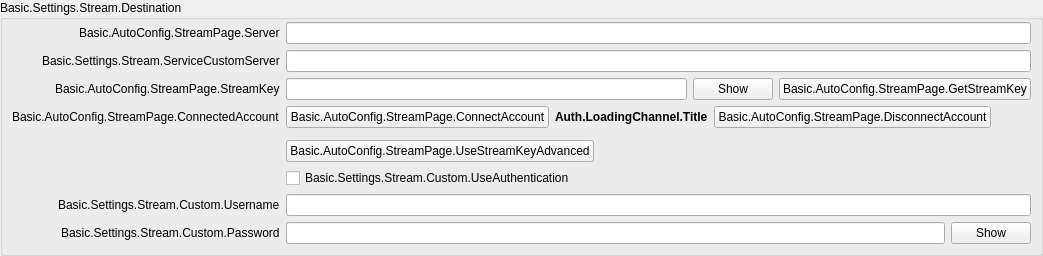
               <widget class="QGroupBox" name="destinationGroupBox">
                <property name="title">
                 <string>Basic.Settings.Stream.Destination</string>
                </property>
                <layout class="QFormLayout" name="destinationLayout">
                 <property name="fieldGrowthPolicy">
                  <enum>QFormLayout::AllNonFixedFieldsGrow</enum>
                 </property>
                 <property name="labelAlignment">
                  <set>Qt::AlignRight|Qt::AlignTrailing|Qt::AlignVCenter</set>
                 </property>
                 <property name="leftMargin">
                  <number>9</number>
                 </property>
                 <property name="topMargin">
                  <number>2</number>
                 </property>
                 <property name="rightMargin">
                  <number>9</number>
                 </property>
                 <property name="bottomMargin">
                  <number>9</number>
                 </property>
                 <item row="0" column="0">
                  <widget class="QLabel" name="serverLabel">
                   <property name="text">
                    <string>Basic.AutoConfig.StreamPage.Server</string>
                   </property>
                  </widget>
                 </item>
                 <item row="0" column="1">
                  <widget class="QStackedWidget" name="serverStackedWidget">
                   <property name="sizePolicy">
                    <sizepolicy hsizetype="Preferred" vsizetype="Maximum">
                     <horstretch>0</horstretch>
                     <verstretch>0</verstretch>
                    </sizepolicy>
                   </property>
                   <property name="currentIndex">
                    <number>1</number>
                   </property>
                   <widget class="QWidget" name="servicePage">
                    <layout class="QHBoxLayout" name="horizontalLayout_21">
                     <property name="leftMargin">
                      <number>0</number>
                     </property>
                     <property name="topMargin">
                      <number>0</number>
                     </property>
                     <property name="rightMargin">
                      <number>0</number>
                     </property>
                     <property name="bottomMargin">
                      <number>0</number>
                     </property>
                     <item>
                      <widget class="QComboBox" name="server"/>
                     </item>
                    </layout>
                   </widget>
                   <widget class="QWidget" name="customPage">
                    <layout class="QHBoxLayout" name="horizontalLayout_22">
                     <property name="leftMargin">
                      <number>0</number>
                     </property>
                     <property name="topMargin">
                      <number>0</number>
                     </property>
                     <property name="rightMargin">
                      <number>0</number>
                     </property>
                     <property name="bottomMargin">
                      <number>0</number>
                     </property>
                     <item>
                      <widget class="QLineEdit" name="customServer"/>
                     </item>
                    </layout>
                   </widget>
                  </widget>
                 </item>
                 <item row="1" column="0">
                  <widget class="QLabel" name="serviceCustomServerLabel">
                   <property name="text">
                    <string>Basic.Settings.Stream.ServiceCustomServer</string>
                   </property>
                   <property name="buddy">
                    <cstring>serviceCustomServer</cstring>
                   </property>
                  </widget>
                 </item>
                 <item row="1" column="1">
                  <widget class="QLineEdit" name="serviceCustomServer"/>
                 </item>
                 <item row="2" column="0">
                  <widget class="QLabel" name="streamKeyLabel">
                   <property name="text">
                    <string>Basic.AutoConfig.StreamPage.StreamKey</string>
                   </property>
                   <property name="openExternalLinks">
                    <bool>true</bool>
                   </property>
                   <property name="buddy">
                    <cstring>key</cstring>
                   </property>
                  </widget>
                 </item>
                 <item row="2" column="1">
                  <widget class="QFrame" name="streamKeyWidget">
                   <layout class="QHBoxLayout" name="horizontalLayout_11">
                    <property name="leftMargin">
                     <number>0</number>
                    </property>
                    <property name="topMargin">
                     <number>0</number>
                    </property>
                    <property name="rightMargin">
                     <number>0</number>
                    </property>
                    <property name="bottomMargin">
                     <number>0</number>
                    </property>
                    <item>
                     <widget class="QLineEdit" name="key">
                      <property name="inputMask">
                       <string notr="true"/>
                      </property>
                      <property name="text">
                       <string notr="true"/>
                      </property>
                      <property name="echoMode">
                       <enum>QLineEdit::Password</enum>
                      </property>
                     </widget>
                    </item>
                    <item>
                     <widget class="QPushButton" name="show">
                      <property name="text">
                       <string>Show</string>
                      </property>
                     </widget>
                    </item>
                    <item>
                     <widget class="UrlPushButton" name="getStreamKeyButton">
                      <property name="toolTip">
                       <string/>
                      </property>
                      <property name="toolTipDuration">
                       <number>-4</number>
                      </property>
                      <property name="text">
                       <string>Basic.AutoConfig.StreamPage.GetStreamKey</string>
                      </property>
                     </widget>
                    </item>
                   </layout>
                  </widget>
                 </item>
                 <item row="3" column="0">
                  <widget class="QLabel" name="connectedAccountLabel">
                   <property name="text">
                    <string>Basic.AutoConfig.StreamPage.ConnectedAccount</string>
                   </property>
                  </widget>
                 </item>
                 <item row="3" column="1">
                  <layout class="QHBoxLayout" name="horizontalLayout_15">
                   <item>
                    <widget class="QPushButton" name="connectAccount2">
                     <property name="cursor">
                      <cursorShape>PointingHandCursor</cursorShape>
                     </property>
                     <property name="text">
                      <string>Basic.AutoConfig.StreamPage.ConnectAccount</string>
                     </property>
                    </widget>
                   </item>
                   <item>
                    <widget class="QLabel" name="connectedAccountText">
                     <property name="styleSheet">
                      <string notr="true">font-weight: bold</string>
                     </property>
                     <property name="text">
                      <string>Auth.LoadingChannel.Title</string>
                     </property>
                    </widget>
                   </item>
                   <item>
                    <widget class="QPushButton" name="disconnectAccount">
                     <property name="text">
                      <string>Basic.AutoConfig.StreamPage.DisconnectAccount</string>
                     </property>
                    </widget>
                   </item>
                   <item>
                    <spacer name="horizontalSpacer_19">
                     <property name="orientation">
                      <enum>Qt::Horizontal</enum>
                     </property>
                     <property name="sizeHint" stdset="0">
                      <size>
                       <width>40</width>
                       <height>20</height>
                      </size>
                     </property>
                    </spacer>
                   </item>
                  </layout>
                 </item>
                 <item row="4" column="0">
                  <spacer name="horizontalSpacer_18">
                   <property name="orientation">
                    <enum>Qt::Horizontal</enum>
                   </property>
                   <property name="sizeHint" stdset="0">
                    <size>
                     <width>170</width>
                     <height>0</height>
                    </size>
                   </property>
                  </spacer>
                 </item>
                 <item row="5" column="1">
                  <layout class="QHBoxLayout" name="horizontalLayout_28">
                   <item>
                    <widget class="QPushButton" name="useStreamKeyAdv">
                     <property name="text">
                      <string>Basic.AutoConfig.StreamPage.UseStreamKeyAdvanced</string>
                     </property>
                    </widget>
                   </item>
                   <item>
                    <spacer name="horizontalSpacer_28">
                     <property name="orientation">
                      <enum>Qt::Horizontal</enum>
                     </property>
                     <property name="sizeHint" stdset="0">
                      <size>
                       <width>40</width>
                       <height>0</height>
                      </size>
                     </property>
                    </spacer>
                   </item>
                  </layout>
                 </item>
                 <item row="6" column="1">
                  <widget class="QCheckBox" name="useAuth">
                   <property name="text">
                    <string>Basic.Settings.Stream.Custom.UseAuthentication</string>
                   </property>
                  </widget>
                 </item>
                 <item row="7" column="0">
                  <widget class="QLabel" name="authUsernameLabel">
                   <property name="text">
                    <string>Basic.Settings.Stream.Custom.Username</string>
                   </property>
                   <property name="buddy">
                    <cstring>authUsername</cstring>
                   </property>
                  </widget>
                 </item>
                 <item row="7" column="1">
                  <widget class="QLineEdit" name="authUsername"/>
                 </item>
                 <item row="8" column="0">
                  <widget class="QLabel" name="authPwLabel">
                   <property name="text">
                    <string>Basic.Settings.Stream.Custom.Password</string>
                   </property>
                   <property name="buddy">
                    <cstring>authPw</cstring>
                   </property>
                  </widget>
                 </item>
                 <item row="8" column="1">
                  <widget class="QFrame" name="authPwWidget">
                   <layout class="QHBoxLayout" name="horizontalLayout_25">
                    <property name="leftMargin">
                     <number>0</number>
                    </property>
                    <property name="topMargin">
                     <number>0</number>
                    </property>
                    <property name="rightMargin">
                     <number>0</number>
                    </property>
                    <property name="bottomMargin">
                     <number>0</number>
                    </property>
                    <item>
                     <widget class="QLineEdit" name="authPw">
                      <property name="echoMode">
                       <enum>QLineEdit::Password</enum>
                      </property>
                     </widget>
                    </item>
                    <item>
                     <widget class="QPushButton" name="authPwShow">
                      <property name="text">
                       <string>Show</string>
                      </property>
                     </widget>
                    </item>
                   </layout>
                  </widget>
                 </item>
                </layout>
               </widget>
